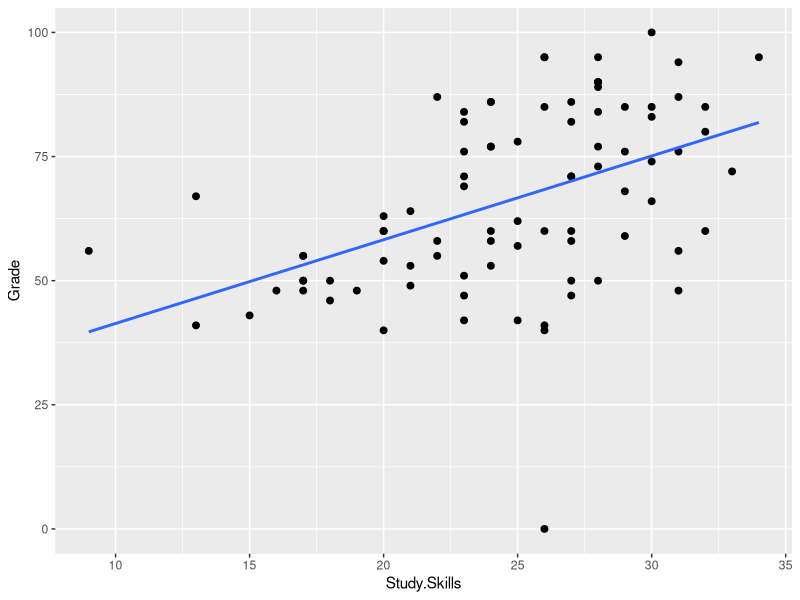
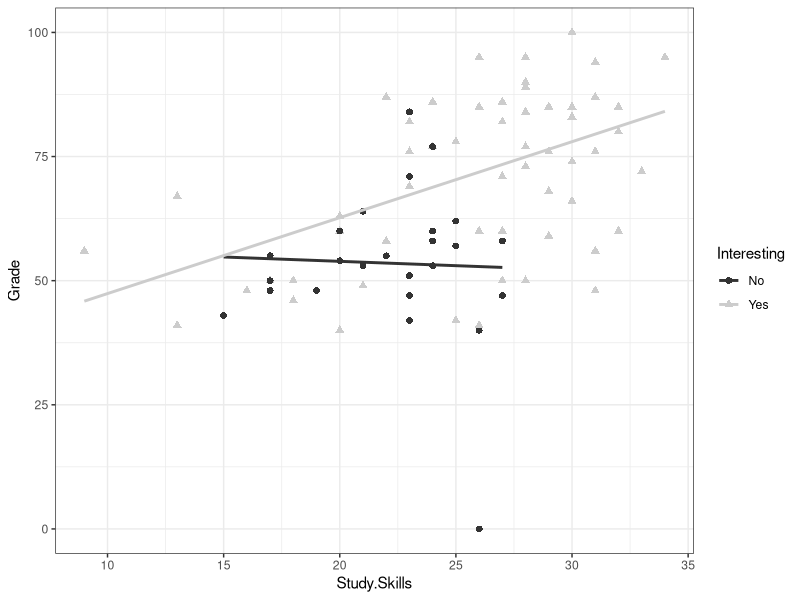

Recreate these plots in R, in order.
## ---- chunk 1
knitr::opts_chunk$set(echo = TRUE)
## ---- chunk 2
library(ggplot2)
library(car)
library(arm)

study_habits <- read.csv("Stats_study_habits.csv")
grade.lm.2 <- lm(Grade ~ Study.Skills*factor(Interesting), data= study_habits)
display(grade.lm.2)
## ---- chunk 3
p1 <- ggplot(study_habits, aes(x=Study.Skills, y=Grade), color=factor(Interesting)) 
p1<- p1 + geom_point(size=2) + geom_smooth(method="lm", se=FALSE)
p1<-p1+scale_colour_discrete(name  ="Interesting",
                            breaks=c("0", "1"),
                            labels=c("No", "Yes"))
p1
## ---- chunk 4

p1<-ggplot(study_habits, aes(x=Study.Skills, y=Grade, shape=factor(Interesting), color=factor(Interesting)))
p1<- p1 + geom_point(size=2)  + theme_bw()
p1<-p1+geom_smooth(method="lm", se=FALSE)
p1<-p1+scale_colour_grey(name  ="Interesting",
                            breaks=c("0", "1"),
                            labels=c("No", "Yes"))
p1<-p1+scale_shape_discrete(name  ="Interesting",
                            breaks=c("0", "1"),
                            labels=c("No", "Yes"))
p1
## ---- chunk 5
out.1<-which(study_habits$Grade==min(study_habits$Grade))
out.2<-with(study_habits, which(Grade<60 & Study.Skills<10))
out.3<-with(study_habits, which(Grade>60 & Study.Skills<15))
study_habits[c(out.1,out.2,out.3),c(2,7,8)]

## ---- chunk 6
colnames(study_habits)
